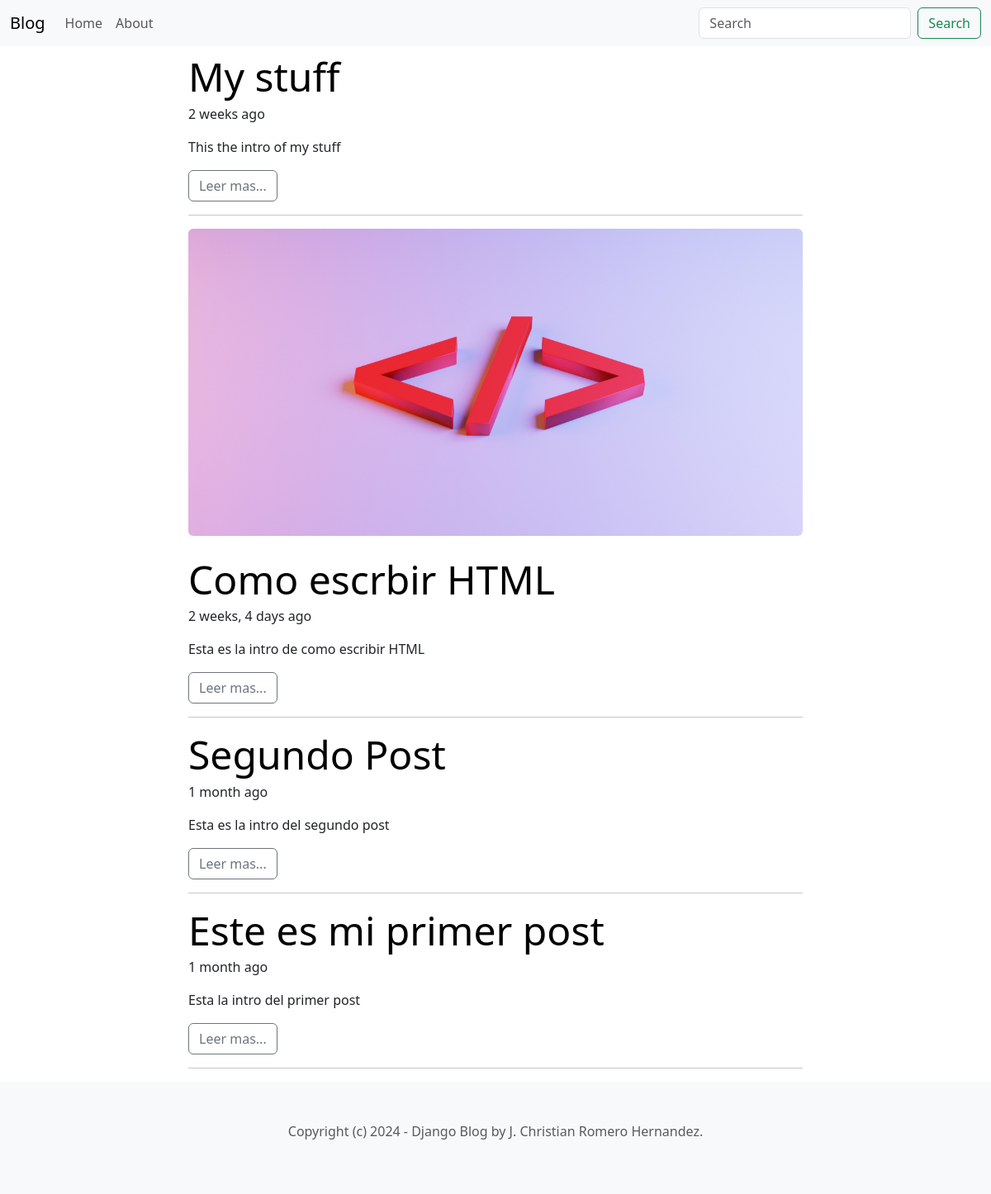
The page / on the database its author committed.
### blog/models.py (models this page shows, shortened)
class Post(models.Model):
    ACTIVE = 'active'
    DRAFT = 'draft'
    CHOICES_STATUS = {
        (ACTIVE, 'Active'),
        (DRAFT, 'Draft')
    }
    category = models.ForeignKey(Category, related_name='posts', on_delete=models.CASCADE)
    title = models.CharField(max_length=255)
    slug = models.SlugField()
    intro = models.TextField()
    body = models.TextField()
    created_at = models.DateTimeField(auto_now_add=True)
    status = models.CharField(max_length=10, choices=CHOICES_STATUS, default=ACTIVE)
    image = models.ImageField(upload_to='upload/', blank=True, null=True)

### blog/views.py (the view)
# urls.py: 2. Add a URL to urlpatterns:  path('', views.home, name='home')
def home(request):
    posts = Post.objects.filter(status=Post.ACTIVE).order_by('-created_at')
    context = {
        'posts': posts
    }
    return render(request, 'blog/home.html', context)

### blog/templates/blog/home.html (shortened to what this page needs)
{% extends 'blog/base.html' %}
{% block content %}
<div class="row g-5">
    <div class="d-flex justify-content-center">
        <div class="col-md-8 mt-2">
            {% for post in posts %}
            <article class="blog-post">
                {% if post.image %}
                  <figure class="figure">
                    <img src="{{post.image.url}}" class="figure-img img-fluid rounded" alt="{{post.title}}">
                  </figure>
                {% endif %}
                <h2 class="display-5 link-body-emphasis mb-1">{{ post.title }}</h2>
                <p class="blog-post-meta">{{ post.created_at|timesince }} ago</p>
                <p>{{post.intro}}</p>
                <a href="{% url 'post_detail' post.category.slug post.slug %}"  class="btn btn-outline-secondary">Leer mas...</a>
                <hr>
            </article>
            {% endfor %}
        </div>
    </div>
</div>
{% endblock %}

### rows shown on the page
Post: title "My stuff", created_at "2 weeks", intro "This the intro of my stuff"
Post: image (picture), title "Como escrbir HTML", created_at "2 weeks, 4 days", intro "Esta es la intro de como escribir HTML"
Post: title "Segundo Post", created_at "1 month", intro "Esta es la intro del segundo post"
Post: title "Este es mi primer post", created_at "1 month", intro "Esta la intro del primer post"
